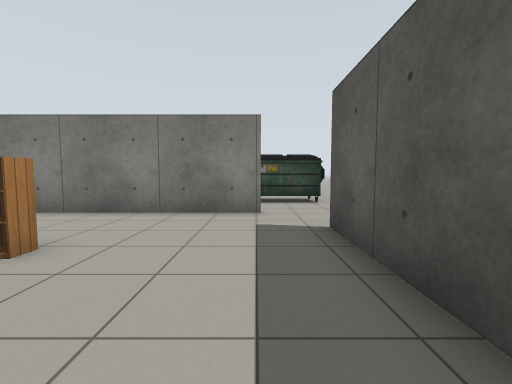
View 1 (above)

19 first-person views from a walk through a Gazebo world. The camera is 1 m above the floor, tilts 4° down and sees 90° across. The lines on the ground mark 1 m squares. The floor is counted in squares, 1 m on a side. Each view is taken from the middle of a square. On the plan, view 1 faces up. The plan holds only what a view shows up to about 11 squares ahead; the rest is blank. Simple patterns stand in for the simulator's built-in surfaces. Some surface patterns are stand-ins.

View 2
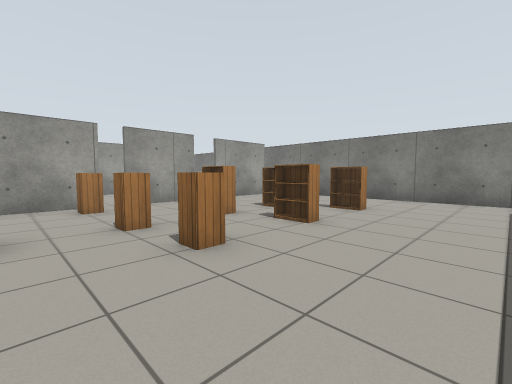

View 3
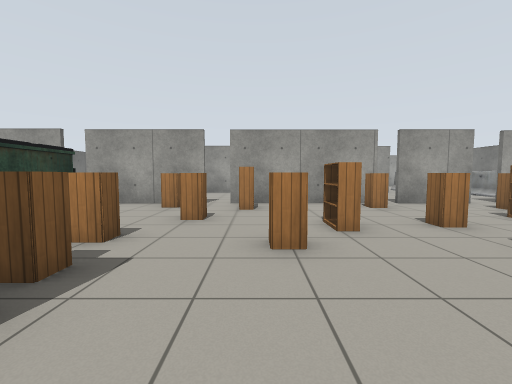

View 4
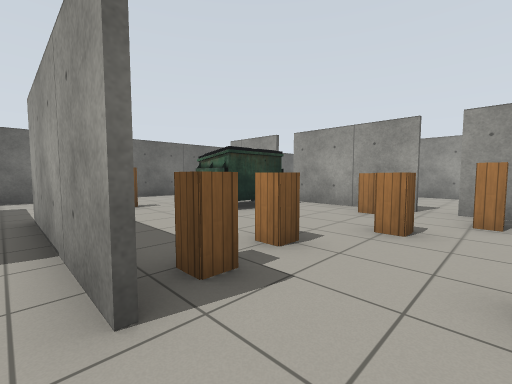

View 5
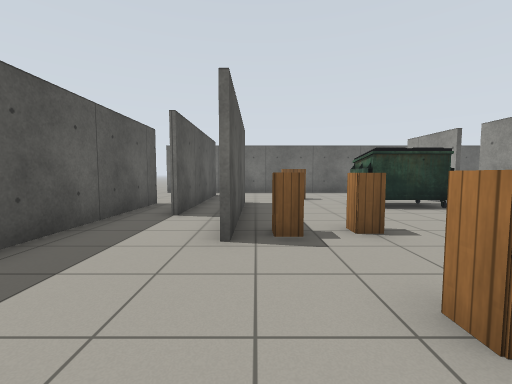

View 6
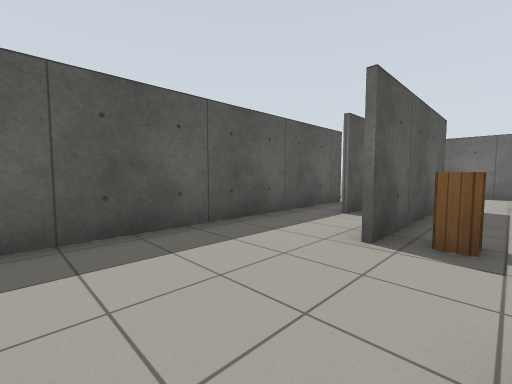

View 7
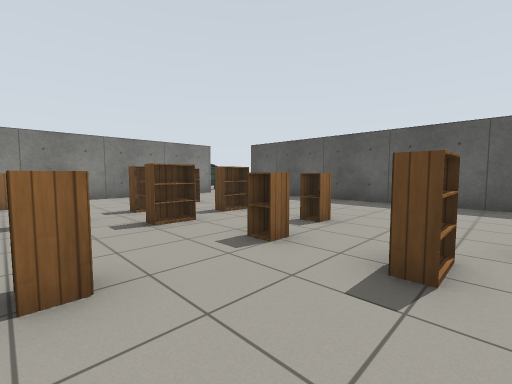

View 8
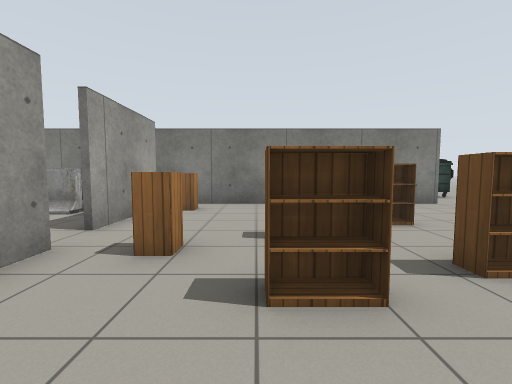

View 9
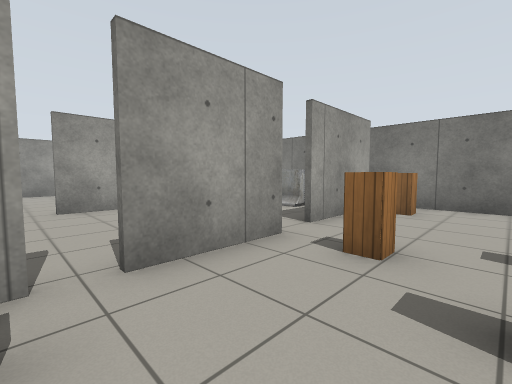

View 10
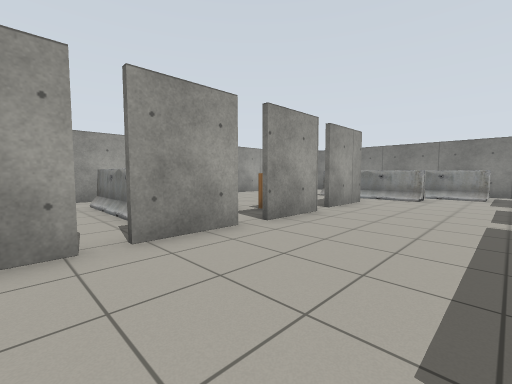

View 11
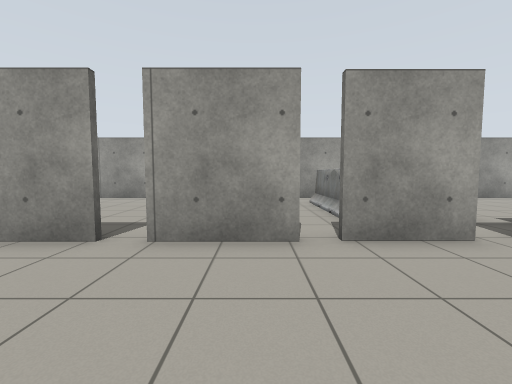

View 12
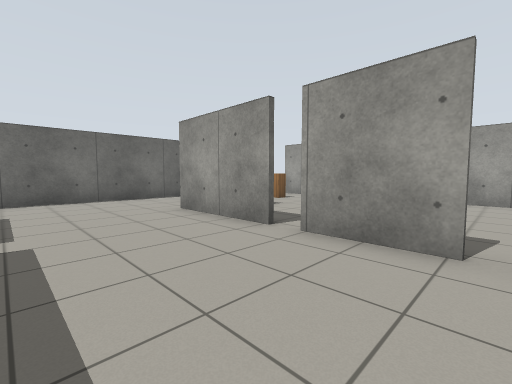

View 13
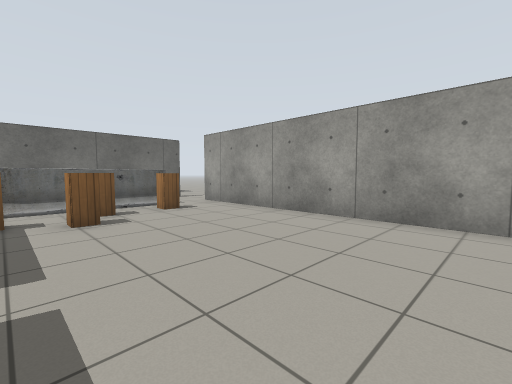

View 14
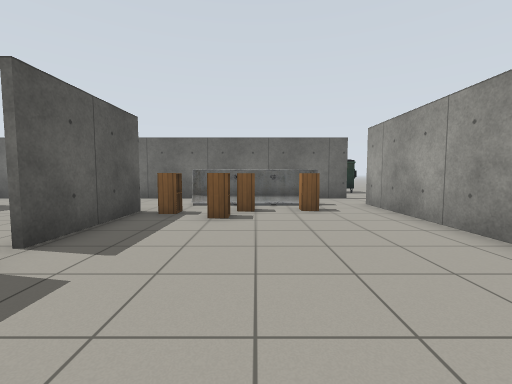

View 15
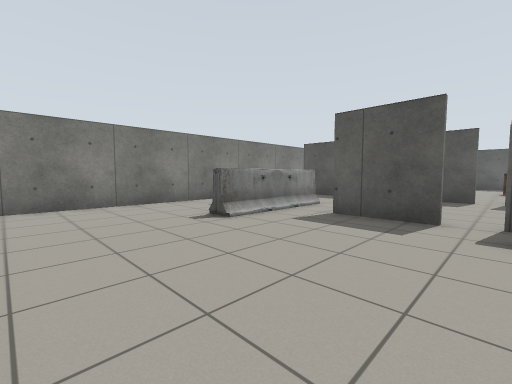

View 16
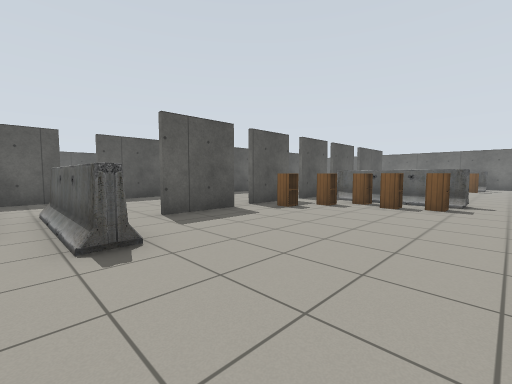

View 17
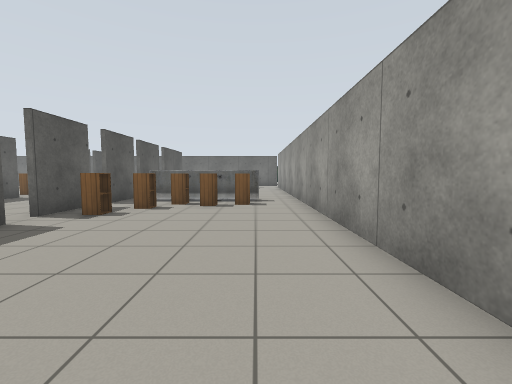

View 18
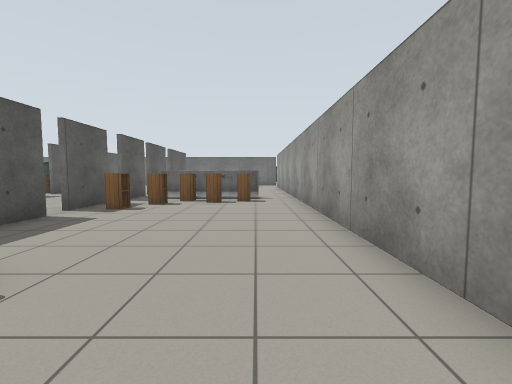

View 19
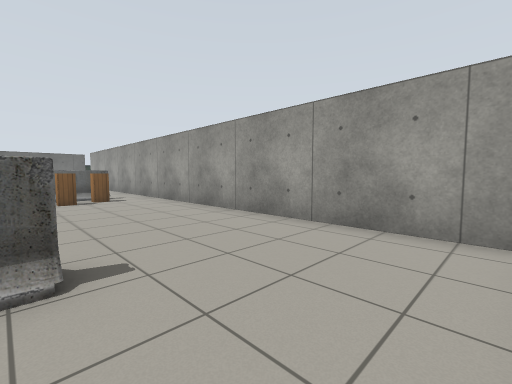

### Floor plan
Points are (right, up) in squares from view 1. A wall is a line through its corners. A room is listed if a view was taken in it or the views show most of it. See-through windows are left out.
Room 1 (views 1, 2, 3, 4, 5, 6, 7, 8, 9)
walls: (-1.5, -8.4) (-1.5, -13); (-8.7, -7.6) (-8.7, -11.9); (-8.7, -1.8) (-8.7, -6.9); (-8.7, 1.4) (-8.7, -1.3); (-1.6, -12.9) (-1.6, -8.4); (1.4, -12.8) (1.4, 4.9); (-0.1, -15) (-0.1, -10.1); (-8.9, 5.6) (-8.9, 2.5); (0.2, 6.6) (-8.5, 6.6); (-3.1, -17.6) (-0.9, -17.6); (-6.8, -17.6) (-6.2, -17.6)
ways out: opening at (-9, 2) to room 2; opening at (-9, 6) to room 2; gap at (-9, -7.5) to room 2; gap at (-9, -1) to room 2; opening at (1, 5.5)
objects: dumpster (-8, -13) to (-5, -12); cabinet (-8, -9); bookshelf (-8, -6) to (-7, -6); cabinet (-8, -2); cabinet (-8, 5); cabinet (-7, 1); cabinet (-6, -7); bookshelf (-6, 0) to (-5, 0); bookshelf (-5, -4); cabinet (-5, -2); bookshelf (-5, 2); other object (-4, -14) to (-3, -14); cabinet (-4, -8); cabinet (-4, -6); bookshelf (-4, 1) to (-3, 1); bookshelf (-4, 3) to (-3, 3); cabinet (-3, -8) to (-2, -8); cabinet (-3, -2)
Room 2 (views 10, 11, 12, 13, 14, 15, 16, 17, 18, 19)
walls: (-13.7, -4.6) (-13.7, -6.7); (-13.9, -4) (-13.9, -1.9); (-13.9, -6.7) (-13.9, -4.6); (-13.7, -7.2) (-13.7, -9.6); (-13.7, -1.9) (-13.7, -4); (-13.9, -1.1) (-13.9, 1.3); (-13.7, -10.2) (-13.7, -13.9); (-8.9, -7) (-8.9, -6.1); (-13.7, 1.3) (-13.7, -1.1); (-8.9, -1.3) (-8.9, 1.4); (-13.9, -13.9) (-13.9, -10.2); (-9.1, 2.5) (-9.1, 4.1); (-20.7, 6.1) (-20.7, -15.6); (-8.5, 6.6) (-20.1, 6.6); (-20.9, -17.6) (-9.9, -17.6)
ways out: opening at (-9, 2) to room 1; opening at (-9, 6) to room 1; gap at (-9, -7.5) to room 1; gap at (-9, -1) to room 1; opening at (-21, -16.5); gap at (-14, -4); gap at (-14, -1)
objects: barrier (-19, -15) to (-15, -15); barrier (-19, -6) to (-15, -6); cabinet (-19, -5); cabinet (-18, -14); cabinet (-17, -14); cabinet (-17, -5); cabinet (-17, -4); cabinet (-16, -13); cabinet (-16, -4); barrier (-16, 3) to (-13, 3); cabinet (-15, -14); cabinet (-15, -2); barrier (-14, 5) to (-11, 5)

Positions as (right, up) in squares from view 1, and headings:
1: (0, 0), facing up
2: (0, -4), facing up-left
3: (0, -6), facing left
4: (-1, -6), facing down-left
5: (-2, -4), facing down
6: (-3, -4), facing down-right
7: (-8, -5), facing up-right
8: (-6, -2), facing up
9: (-6, -2), facing up-left
10: (-10, -8), facing up-left
11: (-10, -8), facing left
12: (-10, -7), facing down-left
13: (-15, -7), facing down-left
14: (-17, -7), facing down
15: (-20, -2), facing up-right
16: (-20, 4), facing down-right
17: (-19, 4), facing down
18: (-19, 5), facing down
19: (-16, 6), facing down-left
